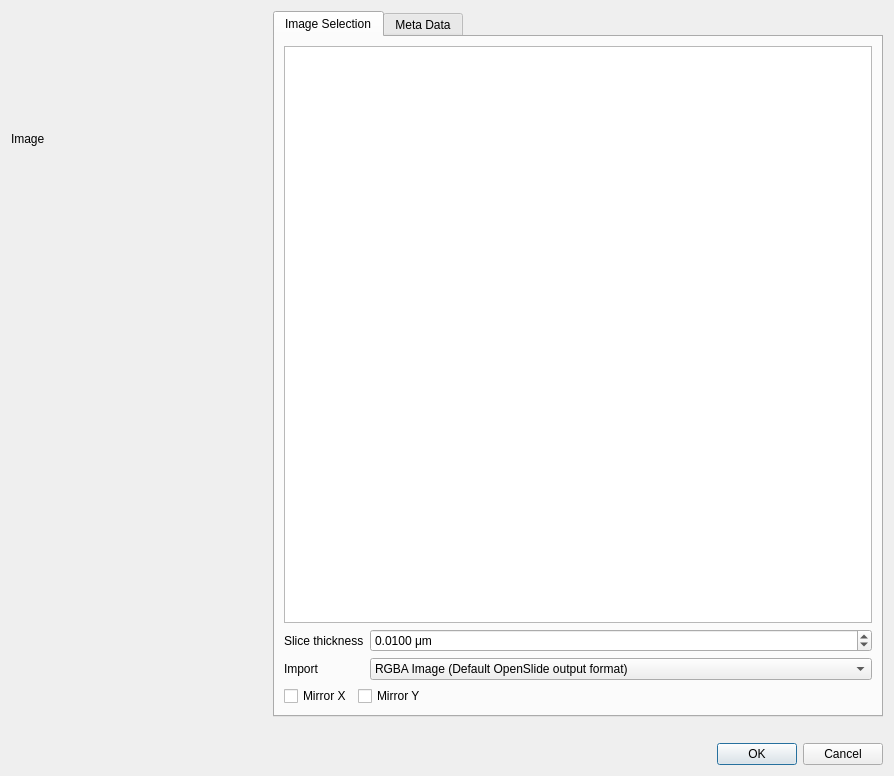
<?xml version="1.0" encoding="UTF-8"?>
<ui version="4.0">
 <class>OpenSlideImageIOHelperDialog</class>
 <widget class="QDialog" name="OpenSlideImageIOHelperDialog">
  <property name="geometry">
   <rect>
    <x>0</x>
    <y>0</y>
    <width>894</width>
    <height>776</height>
   </rect>
  </property>
  <property name="windowTitle">
   <string>OpenSlide Image IO Helper Dialog</string>
  </property>
  <layout class="QVBoxLayout" name="verticalLayout">
   <item>
    <layout class="QHBoxLayout" name="horizontalLayout">
     <item>
      <layout class="QVBoxLayout" name="verticalLayout_4">
       <item>
        <widget class="QLabel" name="labelImage">
         <property name="minimumSize">
          <size>
           <width>256</width>
           <height>256</height>
          </size>
         </property>
         <property name="maximumSize">
          <size>
           <width>256</width>
           <height>256</height>
          </size>
         </property>
         <property name="text">
          <string>Image</string>
         </property>
        </widget>
       </item>
       <item>
        <spacer name="verticalSpacer">
         <property name="orientation">
          <enum>Qt::Orientation::Vertical</enum>
         </property>
         <property name="sizeHint" stdset="0">
          <size>
           <width>20</width>
           <height>40</height>
          </size>
         </property>
        </spacer>
       </item>
      </layout>
     </item>
     <item>
      <widget class="QTabWidget" name="tabWidget">
       <property name="currentIndex">
        <number>0</number>
       </property>
       <widget class="QWidget" name="imageSelectionTab">
        <attribute name="title">
         <string>Image Selection</string>
        </attribute>
        <layout class="QVBoxLayout" name="verticalLayout_2">
         <item>
          <widget class="QListWidget" name="imageSelectionList"/>
         </item>
         <item>
          <layout class="QFormLayout" name="formLayout">
           <item row="0" column="1">
            <widget class="QDoubleSpinBox" name="thickness">
             <property name="suffix">
              <string> μm</string>
             </property>
             <property name="decimals">
              <number>4</number>
             </property>
             <property name="singleStep">
              <double>0.050000000000000</double>
             </property>
             <property name="value">
              <double>0.010000000000000</double>
             </property>
            </widget>
           </item>
           <item row="0" column="0">
            <widget class="QLabel" name="label">
             <property name="text">
              <string>Slice thickness</string>
             </property>
            </widget>
           </item>
           <item row="1" column="0">
            <widget class="QLabel" name="label_2">
             <property name="text">
              <string>Import</string>
             </property>
            </widget>
           </item>
           <item row="1" column="1">
            <widget class="QComboBox" name="comboBox">
             <property name="currentIndex">
              <number>0</number>
             </property>
             <item>
              <property name="text">
               <string>RGBA Image (Default OpenSlide output format)</string>
              </property>
             </item>
             <item>
              <property name="text">
               <string>Vector Image</string>
              </property>
             </item>
             <item>
              <property name="text">
               <string>Separated Channels (RGB)</string>
              </property>
             </item>
             <item>
              <property name="text">
               <string>Separated Channels (RGBA)</string>
              </property>
             </item>
             <item>
              <property name="text">
               <string>Channel 0</string>
              </property>
             </item>
             <item>
              <property name="text">
               <string>Channel 1</string>
              </property>
             </item>
             <item>
              <property name="text">
               <string>Channel 2</string>
              </property>
             </item>
             <item>
              <property name="text">
               <string>Channel 3</string>
              </property>
             </item>
             <item>
              <property name="text">
               <string>Luminance Image</string>
              </property>
             </item>
            </widget>
           </item>
          </layout>
         </item>
         <item>
          <layout class="QHBoxLayout" name="horizontalLayout_2">
           <item>
            <widget class="QCheckBox" name="chkMirrorX">
             <property name="text">
              <string>Mirror X</string>
             </property>
            </widget>
           </item>
           <item>
            <widget class="QCheckBox" name="chkMirrorY">
             <property name="text">
              <string>Mirror Y</string>
             </property>
            </widget>
           </item>
           <item>
            <spacer name="horizontalSpacer">
             <property name="orientation">
              <enum>Qt::Orientation::Horizontal</enum>
             </property>
             <property name="sizeHint" stdset="0">
              <size>
               <width>40</width>
               <height>20</height>
              </size>
             </property>
            </spacer>
           </item>
          </layout>
         </item>
        </layout>
       </widget>
       <widget class="QWidget" name="metaDataTab">
        <attribute name="title">
         <string>Meta Data</string>
        </attribute>
        <layout class="QVBoxLayout" name="verticalLayout_3">
         <item>
          <widget class="QListWidget" name="metaDataList"/>
         </item>
        </layout>
       </widget>
      </widget>
     </item>
    </layout>
   </item>
   <item>
    <widget class="QLabel" name="warningLabel">
     <property name="styleSheet">
      <string notr="true">color: rgb(237, 51, 59)</string>
     </property>
     <property name="text">
      <string/>
     </property>
     <property name="alignment">
      <set>Qt::AlignmentFlag::AlignRight|Qt::AlignmentFlag::AlignTrailing|Qt::AlignmentFlag::AlignVCenter</set>
     </property>
    </widget>
   </item>
   <item>
    <widget class="QDialogButtonBox" name="buttonBox">
     <property name="orientation">
      <enum>Qt::Orientation::Horizontal</enum>
     </property>
     <property name="standardButtons">
      <set>QDialogButtonBox::StandardButton::Cancel|QDialogButtonBox::StandardButton::Ok</set>
     </property>
    </widget>
   </item>
  </layout>
 </widget>
 <resources/>
 <connections>
  <connection>
   <sender>buttonBox</sender>
   <signal>accepted()</signal>
   <receiver>OpenSlideImageIOHelperDialog</receiver>
   <slot>accept()</slot>
   <hints>
    <hint type="sourcelabel">
     <x>248</x>
     <y>254</y>
    </hint>
    <hint type="destinationlabel">
     <x>157</x>
     <y>274</y>
    </hint>
   </hints>
  </connection>
  <connection>
   <sender>buttonBox</sender>
   <signal>rejected()</signal>
   <receiver>OpenSlideImageIOHelperDialog</receiver>
   <slot>reject()</slot>
   <hints>
    <hint type="sourcelabel">
     <x>316</x>
     <y>260</y>
    </hint>
    <hint type="destinationlabel">
     <x>286</x>
     <y>274</y>
    </hint>
   </hints>
  </connection>
 </connections>
</ui>
